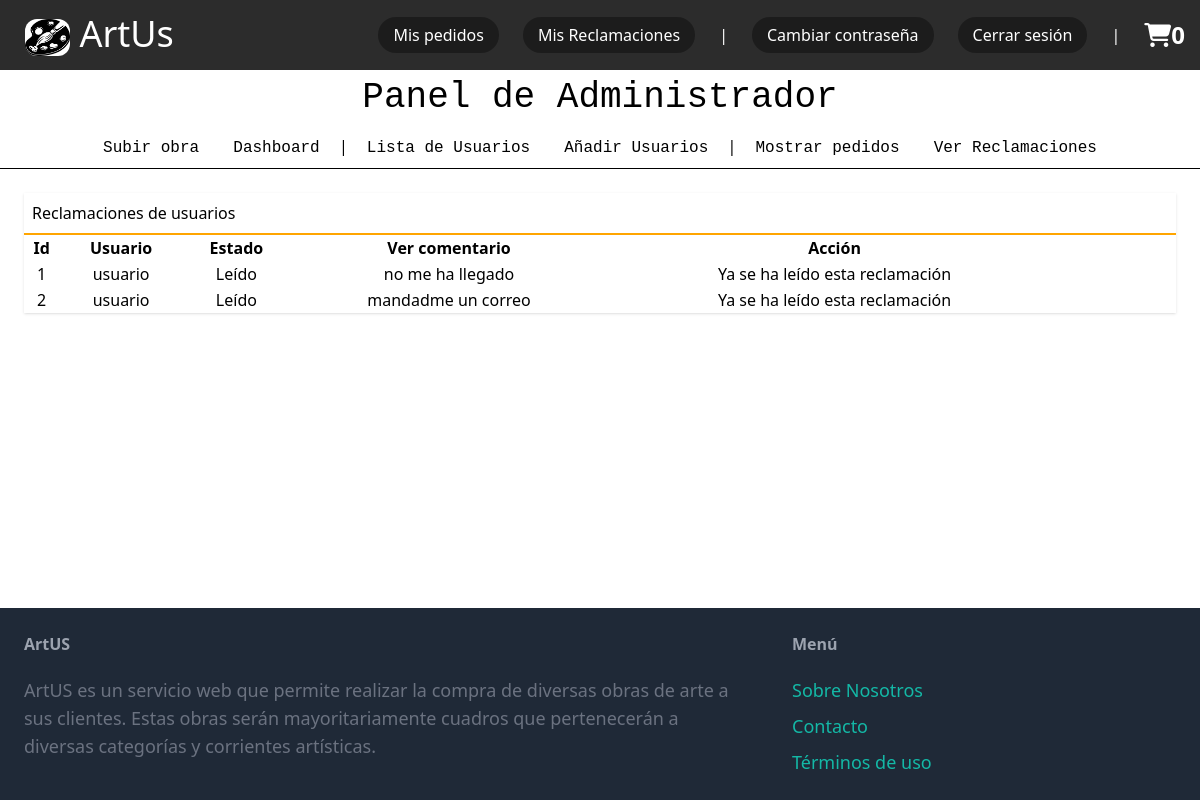
Page /manage-feedback/ (signed in) on the committed database.
### proyect/models.py (models this page shows, shortened)
class Feedback(models.Model):
    customer = models.CharField(max_length=200, null=True, blank=True)
    order = models.ForeignKey(Order, on_delete= models.CASCADE)
    message = models.TextField(null=True, blank=True)
    created = models.DateTimeField(auto_now_add=True)
    status = models.IntegerField(choices=status, default=1)

### proyect/views.py (the view)
# urls.py: path('manage-feedback/', views.manage_feedback, name="manage-feedback"),
def manage_feedback(request):
    action = request.GET.get('action', 0)
    feedback = Feedback.objects.all()
    customer = None
    try:
        customer = Customer.objects.get(user=request.user)
    except ObjectDoesNotExist:
        pass
    return render(request, 'feedBack/manage-feedback.html', locals())

### proyect/context_processors.py (called while the page is built)
def total_bill(request):
    total = 0
    if request.user.is_authenticated:
        if "shopping_cart" in request.session.keys():
            for key, value in request.session["shopping_cart"].items():
                total += int(value["accum_value"])
    return {"total_bill": total}

def cart_count(request):
    count = 0
    if "shopping_cart" in request.session.keys():
        for key, value in request.session["shopping_cart"].items():
            count += int(value['quantity'])
    return {"cart_count": count}

### proyect/templates/feedBack/manage-feedback.html
{% extends 'core/base.html' %}
{% block content %}
{% load static %}
<div class="card shadow">
    <div class="card-body">
        <h5 class="p-2" style="border-bottom: 2px solid orange;">Reclamaciones de usuarios</h5>
        <div class="container-fluid">
            <table class="table table-bordered" style="width:90%">
                <thead>
                <tr>
                    <th>Id</th>
                    <th>Usuario</th>
                    <th>Estado</th>
                    <th>Ver comentario</th>
                    <th>Acción</th>
                </tr>
                </thead>
                <tbody>
                {% for i in feedback %}
                <tr class='border-black'id="row-{{forloop.counter}}">
                    <td style="text-align: center">{{i.id}}</td>
                    <td style="text-align: center">{{i.customer}}</td>
                    <td style="text-align: center">{{i.get_status_display}}</td>
                    <td style="text-align: center">{{i.message}}</td>
                    {% if i.get_status_display == "No leído" %}
                        <td style="text-align: center">
                            <a href="/read-feedback/{{i.id}}/" class="px-3 py-0.4 text-lg font-semibold bg-orange-500 text-white rounded-xl hover:bg-teal-700">Marcar como leído</a>
                        </td>
                    {% else %}
                        <td style="text-align: center">
                            Ya se ha leído esta reclamación
                        </td>
                    {% endif %}
                </tr>
                {% endfor %}
                </tbody>
            </table>
        </div>
    </div>
</div>
{% endblock %}

### rows in the picture
Feedback: id "1", customer "usuario", status "Leído", message "no me ha llegado", shows "Ya se ha leído esta reclamación"
Feedback: id "2", customer "usuario", status "Leído", message "mandadme un correo", shows "Ya se ha leído esta reclamación"

### other values in the picture
{{ cart_count }} "0"
